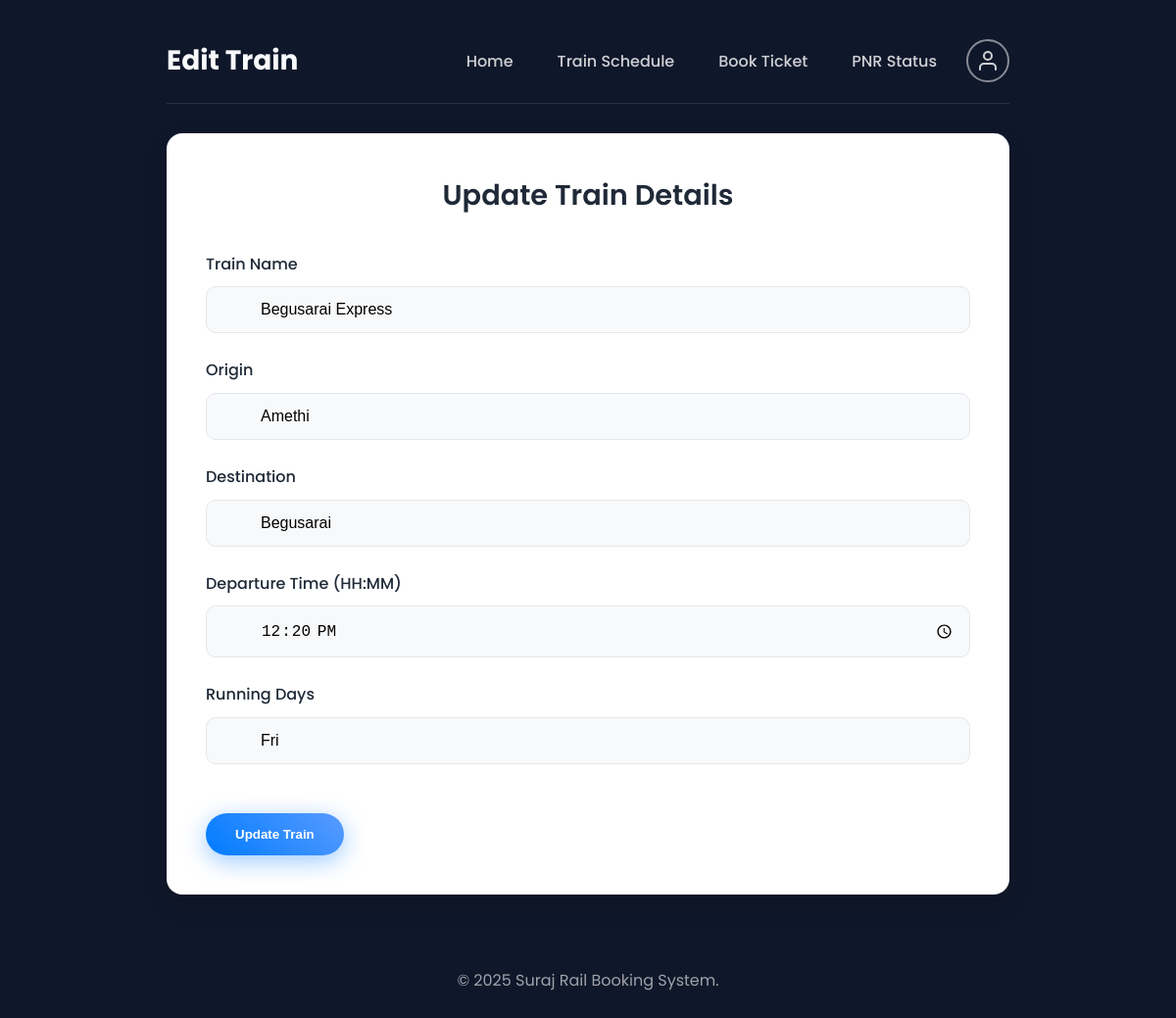
Screenshot of /admin/train/edit/5 (signed in) with the database file from the repository.
### tables this page shows
CREATE TABLE trains (id INTEGER PRIMARY KEY AUTOINCREMENT, train_name TEXT, origin TEXT, destination TEXT, departure_time TEXT, running_days TEXT);

### app.py (the view, shortened to what this page needs)
@app.route('/admin/train/edit/<int:train_id>', methods=['GET', 'POST'])
@admin_required
def edit_train(train_id):
    conn = sqlite3.connect('database.db')
    conn.row_factory = sqlite3.Row
    train = conn.execute('SELECT * FROM trains WHERE id = ?', (train_id,)).fetchone()
    conn.close()
    if train is None:
        flash('Train not found.', 'error')
        return redirect(url_for('admin_dashboard'))
    return render_template('admin/edit_train.html', train=train)

### app.py (called while the page is built)
def admin_required(f):
    @wraps(f)
    def decorated_function(*args, **kwargs):
        if 'username' not in session:
            flash('Please log in to access this page.', 'error')
            return redirect(url_for('login'))
        conn = sqlite3.connect('database.db')
        conn.row_factory = sqlite3.Row
        user = conn.execute('SELECT * FROM users WHERE username = ?', (session['username'],)).fetchone()
        conn.close()
        if not user or not user['is_admin']:
            flash('You do not have permission to access the admin panel.', 'error')
            return redirect(url_for('home'))
        return f(*args, **kwargs)
    return decorated_function

### templates/admin/edit_train.html (shortened to what this page needs)
{% extends "base.html" %}
{% block header %}Edit Train{% endblock %}
{% block content %}
<form action="{{ url_for('edit_train', train_id=train.id) }}" method="POST" class="modern-form">
    <h3>Update Train Details</h3>
    <div class="form-group">
        <label for="train_name">Train Name</label>
        <input type="text" id="train_name" name="train_name" value="{{ train.train_name }}" required>
    </div>
    <div class="form-group">
        <label for="origin">Origin</label>
        <input type="text" id="origin" name="origin" value="{{ train.origin }}" required>
    </div>
    <div class="form-group">
        <label for="destination">Destination</label>
        <input type="text" id="destination" name="destination" value="{{ train.destination }}" required>
    </div>
    <div class="form-group">
        <label for="departure_time">Departure Time (HH:MM)</label>
        <input type="time" id="departure_time" name="departure_time" value="{{ train.departure_time }}" required>
    </div>
    <div class="form-group">
        <label for="running_days">Running Days</label>
        <input type="text" id="running_days" name="running_days" value="{{ train.running_days }}" required>
    </div>
    <button type="submit" class="cta-button">Update Train</button>
</form>
{% endblock %}

### static/style.css (style rules this page uses)
:root { --primary-blue: #007BFF; --primary-blue-dark: #0056b3; --background-dark: #0f172a; --text-dark: #1f2937; --text-light: #f8f9fa; --text-muted: #6c757d; --card-background: #ffffff; --border-color: #e5e7eb; --success-bg: #d1fae5; --success-text: #065f46; --error-bg: #fee2e2; --error-text: #991b1b; }
* { margin: 0; padding: 0; box-sizing: border-box; }
body { font-family: 'Poppins', sans-serif; color: var(--text-dark); line-height: 1.6; min-height: 100vh; background-color: var(--background-dark); }
.cta-button { display: inline-block; background: linear-gradient(45deg, var(--primary-blue), #589bff); color: #fff; padding: 14px 30px; border-radius: 50px; text-decoration: none; font-weight: 600; margin-top: 25px; box-shadow: 0 6px 25px rgba(0, 123, 255, 0.4); transition: transform 0.3s ease, box-shadow 0.3s ease; border: none; }
.modern-form { padding: 0; }
.modern-form h3, .bookings-list h3, .schedule-list h3 { text-align: center; margin-bottom: 35px; font-weight: 600; font-size: 1.8rem; }
.form-group { margin-bottom: 25px; }
.form-group label { display: block; margin-bottom: 10px; font-weight: 500; }
.modern-form input, .modern-form select { width: 100%; padding: 14px 14px 14px 55px; border-radius: 10px; font-size: 16px; background-color: #f8f9fa; border: 1px solid var(--border-color); transition: all 0.3s ease; }

### rows the page displays
trains: train_name "Begusarai Express", origin "Amethi", destination "Begusarai", departure_time "12:20", running_days "Fri"
